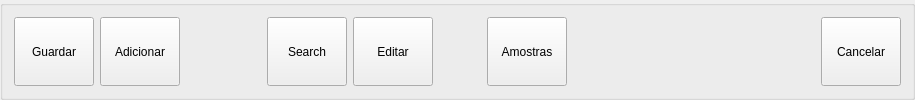
    <widget class="QGroupBox" name="GBButtons">
     <layout class="QGridLayout" name="gridLayout_12">
      <item row="0" column="0">
       <widget class="QPushButton" name="PBGuardar">
        <property name="sizePolicy">
         <sizepolicy hsizetype="Expanding" vsizetype="Expanding">
          <horstretch>0</horstretch>
          <verstretch>0</verstretch>
         </sizepolicy>
        </property>
        <property name="text">
         <string>Guardar</string>
        </property>
        <property name="icon">
         <iconset resource="icons.qrc">
          <normaloff>:/newPrefix/Icons/002-save.png</normaloff>:/newPrefix/Icons/002-save.png</iconset>
        </property>
        <property name="iconSize">
         <size>
          <width>19</width>
          <height>15</height>
         </size>
        </property>
       </widget>
      </item>
      <item row="0" column="1">
       <widget class="QPushButton" name="PBAdicionar">
        <property name="sizePolicy">
         <sizepolicy hsizetype="MinimumExpanding" vsizetype="Expanding">
          <horstretch>0</horstretch>
          <verstretch>0</verstretch>
         </sizepolicy>
        </property>
        <property name="text">
         <string>Adicionar</string>
        </property>
        <property name="icon">
         <iconset resource="icons.qrc">
          <normaloff>:/newPrefix/Icons/plus.png</normaloff>:/newPrefix/Icons/plus.png</iconset>
        </property>
        <property name="iconSize">
         <size>
          <width>19</width>
          <height>15</height>
         </size>
        </property>
        <property name="checkable">
         <bool>true</bool>
        </property>
       </widget>
      </item>
      <item row="0" column="2">
       <spacer name="horizontalSpacer_3">
        <property name="orientation">
         <enum>Qt::Horizontal</enum>
        </property>
        <property name="sizeHint" stdset="0">
         <size>
          <width>81</width>
          <height>17</height>
         </size>
        </property>
       </spacer>
      </item>
      <item row="0" column="3">
       <widget class="QPushButton" name="PBPesquisar">
        <property name="sizePolicy">
         <sizepolicy hsizetype="MinimumExpanding" vsizetype="Expanding">
          <horstretch>0</horstretch>
          <verstretch>0</verstretch>
         </sizepolicy>
        </property>
        <property name="styleSheet">
         <string notr="true"/>
        </property>
        <property name="text">
         <string>Search</string>
        </property>
        <property name="icon">
         <iconset resource="icons.qrc">
          <normaloff>:/newPrefix/Icons/001-search.png</normaloff>:/newPrefix/Icons/001-search.png</iconset>
        </property>
        <property name="iconSize">
         <size>
          <width>19</width>
          <height>15</height>
         </size>
        </property>
       </widget>
      </item>
      <item row="0" column="4">
       <widget class="QPushButton" name="PBEditar">
        <property name="enabled">
         <bool>true</bool>
        </property>
        <property name="sizePolicy">
         <sizepolicy hsizetype="MinimumExpanding" vsizetype="Expanding">
          <horstretch>0</horstretch>
          <verstretch>0</verstretch>
         </sizepolicy>
        </property>
        <property name="text">
         <string>Editar</string>
        </property>
        <property name="icon">
         <iconset resource="icons.qrc">
          <normaloff>:/newPrefix/Icons/005-writer.png</normaloff>:/newPrefix/Icons/005-writer.png</iconset>
        </property>
        <property name="iconSize">
         <size>
          <width>19</width>
          <height>15</height>
         </size>
        </property>
        <property name="checkable">
         <bool>true</bool>
        </property>
       </widget>
      </item>
      <item row="0" column="5">
       <spacer name="horizontalSpacer_4">
        <property name="orientation">
         <enum>Qt::Horizontal</enum>
        </property>
        <property name="sizeHint" stdset="0">
         <size>
          <width>48</width>
          <height>20</height>
         </size>
        </property>
       </spacer>
      </item>
      <item row="0" column="6">
       <widget class="QPushButton" name="PBAmostras">
        <property name="sizePolicy">
         <sizepolicy hsizetype="MinimumExpanding" vsizetype="Expanding">
          <horstretch>0</horstretch>
          <verstretch>0</verstretch>
         </sizepolicy>
        </property>
        <property name="text">
         <string>Amostras</string>
        </property>
        <property name="icon">
         <iconset resource="icons.qrc">
          <normaloff>:/newPrefix/Icons/clipboard.png</normaloff>:/newPrefix/Icons/clipboard.png</iconset>
        </property>
        <property name="iconSize">
         <size>
          <width>19</width>
          <height>15</height>
         </size>
        </property>
        <property name="flat">
         <bool>false</bool>
        </property>
       </widget>
      </item>
      <item row="0" column="7">
       <spacer name="horizontalSpacer_2">
        <property name="orientation">
         <enum>Qt::Horizontal</enum>
        </property>
        <property name="sizeHint" stdset="0">
         <size>
          <width>248</width>
          <height>17</height>
         </size>
        </property>
       </spacer>
      </item>
      <item row="0" column="8">
       <widget class="QPushButton" name="PBCancelar">
        <property name="sizePolicy">
         <sizepolicy hsizetype="MinimumExpanding" vsizetype="Expanding">
          <horstretch>0</horstretch>
          <verstretch>0</verstretch>
         </sizepolicy>
        </property>
        <property name="text">
         <string>Cancelar</string>
        </property>
        <property name="icon">
         <iconset resource="icons.qrc">
          <normaloff>:/newPrefix/Icons/003-error.png</normaloff>:/newPrefix/Icons/003-error.png</iconset>
        </property>
        <property name="iconSize">
         <size>
          <width>19</width>
          <height>15</height>
         </size>
        </property>
       </widget>
      </item>
     </layout>
    </widget>
